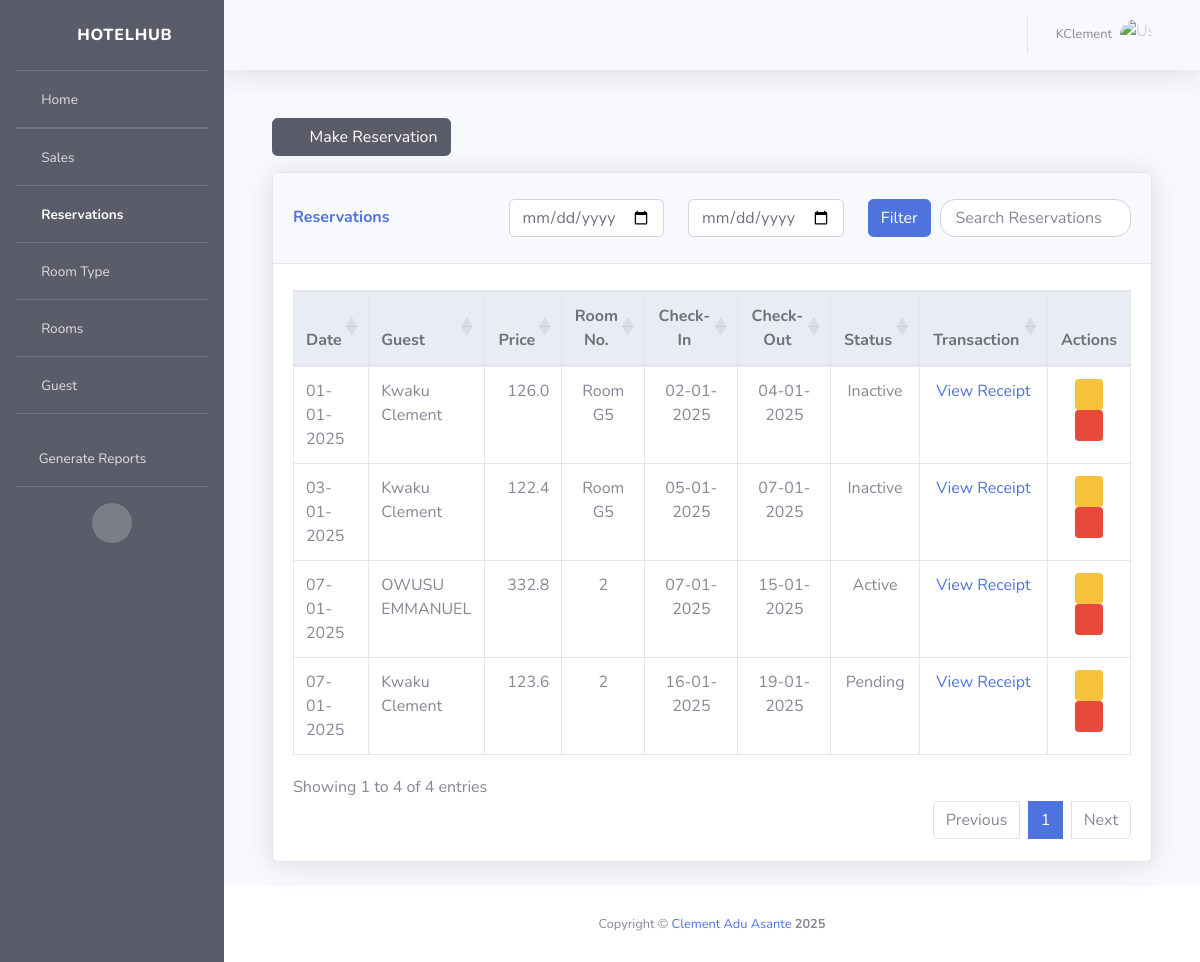
The app's page /reservations/reservations/ (signed in) with its own data.
### authentication/models.py (models this page shows, shortened)
class Users(AbstractBaseUser, PermissionsMixin):
    ROLE_CHOICES = [
        ('admin', 'Admin'),
        ('receptionist', 'Receptionist'),
        ('manager', 'Manager'),
        ('seller', 'Seller')
    ]
    first_name = models.CharField(max_length=256, blank=False, null=False)
    last_name = models.CharField(max_length=256, blank=False, null=False)
    username = models.CharField(max_length=256, unique=True, blank=False, null=False)
    role = models.CharField(max_length=20, choices=ROLE_CHOICES)
    phone = models.CharField(max_length=30, blank=False, null=False)
    address = models.TextField(max_length=256, blank=False, null=False)
    is_active = models.BooleanField(default=True)
    is_staff = models.BooleanField(default=False)
    last_login = models.DateTimeField(null=True, blank=True)
    objects = CustomUserManager()
    USERNAME_FIELD = 'username'
    REQUIRED_FIELDS = []
    class Meta:
        db_table = 'Users'

### reservations/models.py (models this page shows, shortened)
class Reservation(models.Model):
    STATUS_CHOICES = [
        ('Pending', 'Pending'),
        ('Checked In', 'Checked In'),
        ('Checked Out', 'Checked Out'),
        ('Canceled', 'Canceled'),
    ]
    is_deleted = models.BooleanField(default=False)
    deleted_at = models.DateTimeField(null=True, blank=True)
    deleted_by = models.ForeignKey(
        settings.AUTH_USER_MODEL,
        on_delete=models.SET_NULL,
        null=True,
        related_name='deleted_reservations'
    )
    reservation_date = models.DateField(default=now)
    check_in = models.DateTimeField(null=True, blank=True)
    check_out = models.DateTimeField(null=True, blank=True)
    guest = models.ForeignKey(Guest, on_delete=models.CASCADE)
    sub_total = models.FloatField(default=0)
    grand_total = models.FloatField(default=0)
    tax_amount = models.FloatField(default=0)
    tax_percentage = models.FloatField(default=0)
    amount_payed = models.FloatField(default=0)
    amount_change = models.FloatField(default=0)
    status = models.CharField(max_length=20, choices=STATUS_CHOICES, default='Pending')
    created_by = models.ForeignKey(settings.AUTH_USER_MODEL, on_delete=models.CASCADE, null=True, blank=True)
    class Meta:
        db_table = "Reservations"
    def get_status(self):
        current_date = now()
        if self.check_in and self.check_out:
            if current_date < self.check_in:
                return 'Pending'
            elif current_date >= self.check_in and current_date <= self.check_out:
                return 'Active'
            elif current_date > self.check_out:
                return 'Inactive'
        return self.status

class ReservationDetail(models.Model):
    reservation = models.ForeignKey(Reservation, on_delete=models.CASCADE)
    room = models.ForeignKey(Room, on_delete=models.CASCADE)
    price = models.FloatField()
    total_detail = models.FloatField()
    days = models.IntegerField(default=1)

### guests/models.py (models this page shows, shortened)
class Guest(models.Model):
    first_name = models.CharField(max_length=256)
    last_name = models.CharField(max_length=256, blank=True, null=True)
    address = models.TextField(max_length=256, blank=True, null=True)
    national_id = models.TextField(max_length=256, blank=True, null=True)
    phone = models.CharField(max_length=30, blank=True, null=True)
    created_at = models.DateField(default=now)
    class Meta:
        db_table = 'Guests'
    def get_full_name(self):
        return f"{self.first_name} {self.last_name}"

### rooms/models.py (models this page shows, shortened)
class Room(models.Model):
    STATUS_CHOICES = (
        ("ACTIVE", "Active"),
        ("INACTIVE", "Inactive")
    )
    name = models.CharField(max_length=256)
    description = models.TextField(max_length=256)
    status = models.CharField(
        choices=STATUS_CHOICES,
        max_length=100,
        verbose_name="Status of the room",
    )
    room_type = models.ForeignKey(
        RoomType, related_name="room_type", on_delete=models.CASCADE, db_column='room_type')
    price = models.FloatField(default=0)
    class Meta:
        db_table = "Room"

### reservations/views.py (the view, shortened to what this page needs)
# urls.py: path('reservations/', views.reservations_list_view, name='reservations_list'),
@login_required(login_url="/authentication/login/")
def reservations_list_view(request):
    cache_key = f'reservations_list_{request.user.id}'
    cache.delete(cache_key)
    start_date = request.GET.get('start_date')
    end_date = request.GET.get('end_date')
    reservations_query = (
        Reservation.objects.select_related('guest')
        .prefetch_related('reservationdetail_set__room')
        .filter(is_deleted=False)
    )
    reservations = reservations_query.order_by('-id')[:100]
    for reservation in reservations:
        reservation.status = reservation.get_status()
    context = {
        "active_icon": "reservations",
        "reservations": reservations,
    }
    if request.user.is_authenticated:
        action = f"Viewed reservations list"
        details = f"User: {request.user.username}, IP: {request.META.get('REMOTE_ADDR')}, User-Agent: {request.META.get('HTTP_USER_AGENT')}"
        ip_address = request.META.get('REMOTE_ADDR')
        mac_address = get_mac_address()
        ActivityLog.objects.create(
            user=request.user,
            action=action,
            details=details,
            ip_address=ip_address,
            mac_address=mac_address
        )
    return render(request, "reservations.html", context=context)

### activitylog/activity_logger.py (called while the page is built)
    def __call__(self, request):
        response = self.get_response(request)
        if request.user.is_authenticated:
            action = f"{request.method} {request.path}"
            details = f"User: {request.user.username}, IP: {request.META.get('REMOTE_ADDR')}, User-Agent: {request.META.get('HTTP_USER_AGENT')}"
            ip_address = request.META.get('REMOTE_ADDR')
            mac_address = self.get_mac_address()
            ActivityLog.objects.create(
                user=request.user,
                action=action,
                details=details,
                ip_address=ip_address,
                mac_address=mac_address
            )
        return response

    def get_mac_address(self):
        mac_num = hex(uuid.getnode()).replace('0x', '').upper()
        mac = '-'.join(mac_num[i: i+2] for i in range(0, 11, 2))
        return mac

### activitylog/views.py (called while the page is built)
def get_mac_address():
    mac_num = hex(uuid.getnode()).replace('0x', '').upper()
    mac = '-'.join(mac_num[i: i+2] for i in range(0, 11, 2))
    return mac

### reservations/templates/reservations.html (shortened to what this page needs)
{% extends "base.html" %}
{% load static %}
{% block stylesheets %}
<link href="{% static 'vendor/datatables/dataTables.bootstrap4.min.css' %}" rel="stylesheet">
<link href="{% static 'css/pagination_buttons.css' %}" rel="stylesheet">
{% endblock stylesheets %}
{% block content %}
<div class="container-fluid">
    <div class="row ml-0 mb-3">
        <a href="{% url 'reservations:reservations_add' %}" class="btn btn-dark reservation-button">
            <i class="fas fa-plus mr-2"></i>
            Make Reservation
        </a>
    </div>
    <div class="card shadow mb-4">
        <div class="card-header py-3">
            <div class="row align-items-center">
                <div class="col-md-3">
                    <h6 class="m-0 font-weight-bold text-primary">Reservations</h6>
                </div>
                <div class="col-md-6">
                    <div class="row">
                        <div class="col-md-5">
                            <input type="date" class="form-control" id="startDate">
                        </div>
                        <div class="col-md-5">
                            <input type="date" class="form-control" id="endDate">
                        </div>
                        <div class="col-md-2">
                            <button id="filterDate" class="btn btn-primary">Filter</button>
                        </div>
                    </div>
                </div>
                <div class="col-md-3">
                    <input type="text" class="form-control" id="reservationSearch" placeholder="Search Reservations">
                </div>
            </div>
        </div>
        <div class="card-body ">
            <div class="table-responsive">
                <table class="table table-hover table-bordered" id="dataTable" width="100%" cellspacing="0">
                    <thead class="thead-light">
                        <tr>
                            <th>Date</th>
                            <th>Guest</th>
                            <th class="text-right">Price</th>
                            <th class="text-center">Room No.</th>
                            <th class="text-center">Check-In</th>
                            <th class="text-center">Check-Out</th>
                            <th class="text-center">Status</th>
                            <th class="text-center">Transaction</th>
                            <th class="text-center">Actions</th>
                        </tr>
                    </thead>
                    <tbody>
                        {% for s in reservations %}
                        <tr>
                            <td>{{ s.reservation_date|date:"d-m-Y" }}</td>
                            <td>{{ s.guest.get_full_name }}</td>
                            <td class="text-right">{{ s.grand_total }}</td>
                            <td class="text-center">
                                {% for detail in s.reservationdetail_set.all %}
                                    {{ detail.room.name }}<br />
                                {% endfor %}
                            </td>
                            <td class="text-center">{{ s.check_in|date:"d-m-Y" }}</td>
                            <td class="text-center">{{ s.check_out|date:"d-m-Y" }}</td>
                            <td class="text-center">{{ s.status }}</td>
                            <td class="text-center">
                                <a
                                    href="{% url 'reservations:reservations_receipt_pdf' s.id %}"
                                    class="text-primary"
                                >
                                    View Receipt
                                </a>
                            </td>
                            <td class="text-center">
                                <a href="{% url 'reservations:reservations_edit' s.id %}" class="text-decoration-none">
                                    <button type="button" class="btn btn-warning btn-sm" data-bs-toggle="tooltip" title="Update Reservation Type">
                                        <i class="fas fa-pen"></i>
                                    </button>
                                </a>
                                <a class="text-decoration-none">
                                    <button rel="delete" type="button" class="btn btn-danger btn-sm" data-toggle="modal" data-target="#exampleModal">
                                        <i class="fas fa-trash"></i>
                                    </button>
                                </a>
                            </td>
                        </tr>
                        {% endfor %}
                    </tbody>
                </table>
            </div>
        </div>
    </div>
</div>
{% endblock content %}

### templates/navbar.html (shortened to what this page needs)
{% load static %}
<nav class="navbar navbar-expand navbar-light bg-gradient topbar mb-4 static-top shadow">
    <ul class="navbar-nav ml-auto">
        <li class="nav-item dropdown">
            <a class="nav-link dropdown-toggle" href="#" id="userDropdown" role="button" data-toggle="dropdown" aria-expanded="false">
                <span class="mr-2 d-none d-lg-inline text-gray-600 small">{{ request.user.username }}</span>
                <img class="img-profile rounded-circle" src="{% static 'img/undraw_profile.svg' %}" alt="User Profile">
            </a>
        </li>
    </ul>
</nav>

### reservations/templates/reservations.html (style rules this page uses)
.card-header .row { align-items: center; }
#reservationSearch { max-width: 250px; border-radius: 15px; padding: 5px 15px; margin: 10px 0; }

### records on screen
Users: user.username "KClement"
Reservation: reservation_date "07-01-2025", guest.get_full_name "Kwaku Clement", grand_total "123.6", check_in "16-01-2025", check_out "19-01-2025", status "Pending"
ReservationDetail: room.name "2"
Reservation: reservation_date "07-01-2025", guest.get_full_name "OWUSU EMMANUEL", grand_total "332.8", check_in "07-01-2025", check_out "15-01-2025", status "Active"
ReservationDetail: room.name "2"
Reservation: reservation_date "03-01-2025", guest.get_full_name "Kwaku Clement", grand_total "122.4", check_in "05-01-2025", check_out "07-01-2025", status "Inactive"
ReservationDetail: room.name "Room G5"
Reservation: reservation_date "01-01-2025", guest.get_full_name "Kwaku Clement", grand_total "126.0", check_in "02-01-2025", check_out "04-01-2025", status "Inactive"
ReservationDetail: room.name "Room G5"
